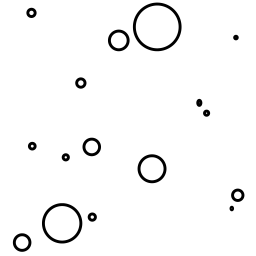
#> input picture scripts/hatch_tiles/concrete.png, 256 x 256 px
$ python pool_style_stats.py --images hatch_tiles
#> lines starting #> are read from the running program, lines starting #| are printed output that depends on the picture; after the words box and inside, x2 and y2 are one past the last pixel; in counts of white or black regions, pixels touching at a corner belong together
#!/usr/bin/env python3
"""Compare a generated pool against the real evaluation set on measurable style.

Two rounds of generation were aimed by eye and both missed the target in ways
nobody could name until afterwards: v1 produced whole sheets, v2/v3 produce
crisp black-on-white CAD hatch. The evaluation set is mostly colourised,
rendered elevations at 3:1 and wider. This script puts numbers on that gap so
the next round can be aimed at the distribution rather than at an adjective.

Per image it reports:

  aspect         width / height. The eval set runs to 5:1; gpt-image-2 refuses
                 anything past 3:1, so a generated pool physically cannot cover
                 the tail without post-hoc cropping.
  saturation     mean HSV saturation over non-white pixels. Separates colourised
                 elevations from monochrome CAD.
  ink            fraction of pixels darker than 0.75 of the page white. Drawing
                 density: dense plans sit high, faint elevations near zero.
  contrast       median darkness of those ink pixels. Faint scans read low, and
                 the model's worst images are the faint ones.
  regularity     how pure the repeating fills are, as the ratio of the dominant
                 FFT peak to the median spectrum over tiles that hold a periodic
                 fill. A ruled hatch or a run of siding lines concentrates its
                 energy in one frequency and reads in the tens of thousands; a
                 fill whose lines wander and change spacing smears that peak and
                 reads in the low thousands. This is the measurement of "the AI
                 cannot keep a pattern consistent", and it is scale-controlled:
                 every image is capped to the same long side first.

    python3 scripts/pool_style_stats.py --images DIR [DIR ...] --labels NAME ...

Nothing here is a quality gate on its own. It measures distance to the real
pool, and the real pool is the target because it is what the metric is scored on.
"""

import argparse
import json
from pathlib import Path

import numpy as np
from PIL import Image

Image.MAX_IMAGE_PIXELS = None
SUFFIXES = {".png", ".jpg", ".jpeg", ".webp"}


def tile_regularity(tile):
    """Dominant-peak-to-median ratio of the tile's power spectrum.

    A field of parallel lines is a single spatial frequency, so its spectrum is
    one sharp pair of peaks. Anything that makes the lines wander -- variable
    spacing, curvature, a generator that draws hatch by eye -- spreads that
    energy out. The DC neighbourhood is excluded so page tone does not count.
    """
    tile = tile - tile.mean()
    window = np.outer(np.hanning(tile.shape[0]), np.hanning(tile.shape[1]))
    power = np.abs(np.fft.fftshift(np.fft.fft2(tile * window))) ** 2
    n = power.shape[0]
    centre = n // 2
    yy, xx = np.mgrid[0:n, 0:n]
    radius = np.hypot(yy - centre, xx - centre)
    band = (radius > 3) & (radius < n / 2)
    if not band.any():
        return None
    return float(power[band].max() / (np.median(power[band]) + 1e-12))


def image_stats(path, tile=128, max_side=1280):
    im = Image.open(path).convert("RGB")
    width, height = im.size
    if max(im.size) > max_side:                     # keep hatch resolvable, bound cost
        im = im.copy()
        im.thumbnail((max_side, max_side), Image.LANCZOS)
    rgb = np.asarray(im, dtype=np.float32) / 255.0
    gray = rgb.mean(axis=2)
    page = np.percentile(gray, 95)                  # the paper, not the ink
    ink_mask = gray < 0.75 * max(page, 1e-6)
    ink = float(ink_mask.mean())
    contrast = float(1.0 - np.median(gray[ink_mask])) if ink_mask.any() else 0.0
    mx, mn = rgb.max(axis=2), rgb.min(axis=2)
    sat = np.where(mx > 1e-6, (mx - mn) / np.maximum(mx, 1e-6), 0.0)
    coloured = gray < 0.98 * max(page, 1e-6)
    saturation = float(sat[coloured].mean()) if coloured.any() else 0.0

    # The fill detector uses a gentler threshold than the `ink` statistic: a
    # faint export draws its hatch in pale gray, and at 0.75 of page white those
    # tiles look empty and the image scores nothing at all. Faint plans are the
    # ones the model is worst on, so they have to be measurable.
    faint_cut = 0.9 * max(page, 1e-6)
    peaks = []
    h, w = gray.shape
    for y in range(0, h - tile + 1, tile // 2):     # half-tile stride, fills are small
        for x in range(0, w - tile + 1, tile // 2):
            block = gray[y:y + tile, x:x + tile]
            block_ink = (block < faint_cut).mean()
            if not 0.02 < block_ink < 0.75:         # blank, or solid poche/text
                continue
            peak = tile_regularity(block)
            if peak is not None and peak >= 30:     # below this there is no fill
                peaks.append(peak)
    return {"file": path.name, "w": width, "h": height,
            "aspect": round(width / height, 2),
            "mpix": round(width * height / 1e6, 2),
            "saturation": round(saturation, 4), "ink": round(ink, 4),
            "contrast": round(contrast, 3),
            "regularity": round(float(np.median(peaks))) if peaks else None,
            "fill_tiles": len(peaks)}


def summarise(label, rows):
    def col(key):
        return [r[key] for r in rows if r.get(key) is not None]
    out = {"pool": label, "n": len(rows)}
    for key in ("aspect", "mpix", "saturation", "ink", "contrast", "regularity"):
        values = col(key)
        out[key] = round(float(np.median(values)), 4) if values else None
    out["aspect_over_3"] = sum(r["aspect"] > 3 for r in rows)
    out["colourised"] = sum(r["saturation"] > 0.05 for r in rows)
    return out


def main():
    ap = argparse.ArgumentParser(description=__doc__,
                                 formatter_class=argparse.RawDescriptionHelpFormatter)
    ap.add_argument("--images", nargs="+", required=True, help="one directory per pool")
    ap.add_argument("--labels", nargs="*", help="names for those pools")
    ap.add_argument("--json-out")
    ap.add_argument("--tile", type=int, default=128)
    ap.add_argument("--max-side", type=int, default=1280,
                    help="cap every image here first; 1280 is the training size")
    args = ap.parse_args()
    labels = args.labels or [Path(d).name for d in args.images]

    report = {}
    for label, directory in zip(labels, args.images):
        paths = sorted(p for p in Path(directory).iterdir()
                       if p.suffix.lower() in SUFFIXES)
        rows = [image_stats(p, tile=args.tile, max_side=args.max_side)
                for p in paths]
#> in image_stats, `page = np.percentile(gray, 95)`: page = 1
#> in image_stats, `ink_mask = gray < 0.75 * max(page, 1e-6)`:
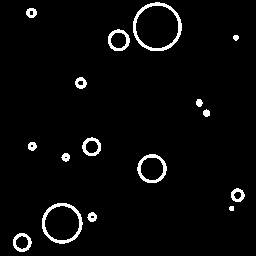
#> ink_mask: shape (256, 256) bool; 3.5% white; 16 white regions, largest, box (x1, y1, x2, y2) and area: (133, 2, 182, 51) 478, (42, 203, 83, 244) 398, (137, 154, 167, 183) 275
#> in image_stats, `ink = float(ink_mask.mean())`: ink = 0.0347
#> in image_stats, `contrast = float(1.0 - np.median(gray[ink_mask])) if ink_mask.any() el..`: contrast = 1
#> in image_stats, `sat = np.where(mx > 1e-6, (mx - mn) / np.maximum(mx, 1e-6), 0.0)`: sat: shape (256, 256) float32; every value is 0
#> in image_stats, `coloured = gray < 0.98 * max(page, 1e-6)`:
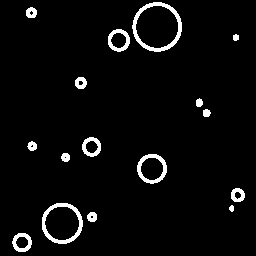
#> coloured: shape (256, 256) bool; 4.1% white; 16 white regions, largest, box (x1, y1, x2, y2) and area: (132, 2, 182, 52) 570, (42, 203, 83, 244) 464, (137, 154, 167, 184) 323
#> in image_stats, `saturation = float(sat[coloured].mean()) if coloured.any() else 0.0`: saturation = 0
#> in image_stats, `faint_cut = 0.9 * max(page, 1e-6)`: faint_cut = 0.9
#> after the loop in image_stats, `for y in range(0, h - tile + 1, tile // 2):`:
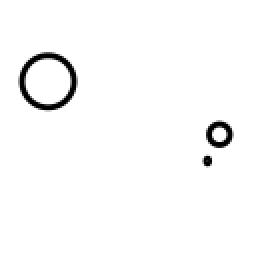
#> block: shape (128, 128) float32 (shown 2 times larger); min 0, max 1, mean 0.979
#> after the loop in image_stats, `for y in range(0, h - tile + 1, tile // 2):`: peaks = [2305.2, 1633.6, 2100.8, 2235, 1807.7, 1876.5, 1716.8, 1035.8, 2314.6]
#> call 2 of image_stats, with tile = 128, max_side = 1280
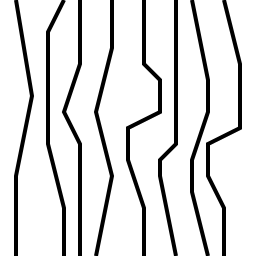
#> input picture scripts/hatch_tiles/woodgrain.png, 256 x 256 px
#> in image_stats (call 2), `ink_mask = gray < 0.75 * max(page, 1e-6)`:
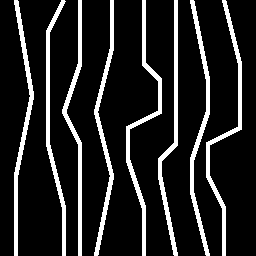
#> ink_mask: shape (256, 256) bool; 13.9% white; 8 white regions, largest, box (x1, y1, x2, y2) and area: (126, 0, 162, 256) 1216, (206, 0, 242, 256) 1184, (190, 0, 210, 256) 1152
#> in image_stats (call 2), `ink = float(ink_mask.mean())`: ink = 0.139
#> in image_stats (call 2), `coloured = gray < 0.98 * max(page, 1e-6)`: coloured: shape (256, 256) bool; 14.7% white; 8 white regions, largest, box (x1, y1, x2, y2) and area: (206, 0, 242, 256) 1280, (126, 0, 162, 256) 1263, (94, 0, 114, 256) 1232
#> the loop in image_stats (call 2), `for y in range(0, h - tile + 1, tile // 2):` made 3 passes
#> pass 1, in tile_regularity (call 11), `tile = tile - tile.mean()`:
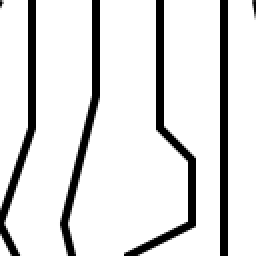
#> tile: shape (128, 128) float32 (shown 2 times larger); min -0.867, max 0.133, mean -1.09e-08; drawn with min black and max white
#> after the loop in image_stats (call 2), `for y in range(0, h - tile + 1, tile // 2):`:
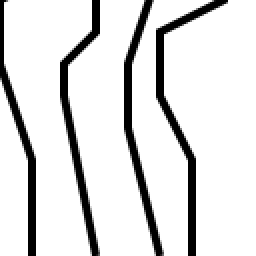
#> block: shape (128, 128) float32 (shown 2 times larger); min 0, max 1, mean 0.87
#> after the loop in image_stats (call 2), `for y in range(0, h - tile + 1, tile // 2):`: peaks = [594097.1, 115891, 555256, 174622.4, 28552.2, 56423.1, 2070624.7, 328432.8, 188120.9]
#> rows = 2 items
        report[label] = {"summary": summarise(label, rows), "images": rows}
#> in summarise, `out = {"pool": label, "n": len(rows)}`: out = {'pool': 'hatch_tiles', 'n': 2}
#> after the loop in summarise, `for key in ("aspect", "mpix", "saturation", "ink", "contrast", "regula..`: out = {'pool': 'hatch_tiles', 'n': 2, 'aspect': 1, 'mpix': 0.07, 'saturation': 0, 'ink': 0.0871, 'contrast': 1, 'regularity': 94998.5}
        s = report[label]["summary"]
#> s = 10 items
        print(f"{label:<12} n={s['n']:<4} aspect={s['aspect']:<6} "
              f"(>3:1 in {s['aspect_over_3']})  mpix={s['mpix']:<6} "
              f"sat={s['saturation']:<7} (coloured {s['colourised']})  "
              f"ink={s['ink']:<7} contrast={s['contrast']:<6} "
              f"regularity={s['regularity']}")
#| hatch_tiles  n=2    aspect=1.0    (>3:1 in 0)  mpix=0.07   sat=0.0     (coloured 0)  ink=0.0871  contrast=1.0    regularity=94998.5
    if args.json_out:
        Path(args.json_out).write_text(json.dumps(report, indent=1))
        print(f"wrote {args.json_out}")


if __name__ == "__main__":
    main()
